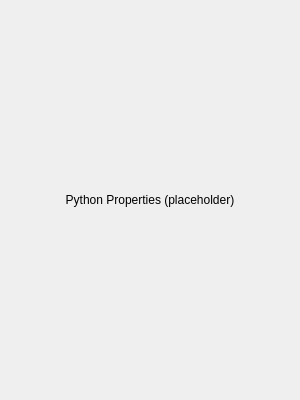
<?xml version="1.0" encoding="UTF-8"?>
<ui version="4.0">
 <class>PythonPropertiesWidget</class>
 <widget class="QWidget" name="PythonPropertiesWidget">
  <property name="geometry">
   <rect>
    <x>0</x>
    <y>0</y>
    <width>300</width>
    <height>400</height>
   </rect>
  </property>
  <property name="windowTitle">
   <string>Python Properties</string>
  </property>
  <layout class="QVBoxLayout" name="verticalLayout">
   <item>
    <widget class="QLabel" name="placeholderLabel">
     <property name="text">
      <string>Python Properties (placeholder)</string>
     </property>
     <property name="alignment">
      <set>Qt::AlignCenter</set>
     </property>
    </widget>
   </item>
  </layout>
 </widget>
 <resources/>
 <connections/>
</ui>
